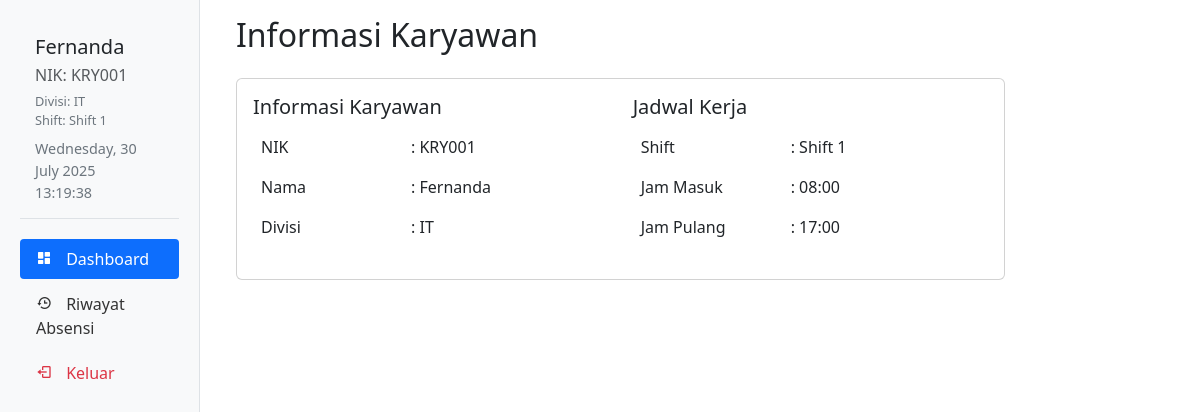
Page /ABSENSIKARYAWAN/karyawan/dashboard.php (signed in) on the committed database.
### tables this page shows
CREATE TABLE `users` (
  `id` int NOT NULL,
  `nik` varchar(20) NOT NULL,
  `nama` varchar(100) NOT NULL,
  `email` varchar(100) NOT NULL,
  `password` varchar(255) NOT NULL,
  `divisi_id` int DEFAULT NULL,
  `role` enum('admin','karyawan') NOT NULL,
  `jam_kerja_id` int DEFAULT NULL
);

CREATE TABLE `divisi` (
  `id` int NOT NULL,
  `nama_divisi` varchar(100) NOT NULL
);

CREATE TABLE `jam_kerja` (
  `id` int NOT NULL,
  `nama_shift` varchar(50) NOT NULL,
  `jam_masuk` time NOT NULL,
  `jam_pulang` time NOT NULL
);

### ABSENSIKARYAWAN/config/database.php (called while the page is built, shortened)
<?php
$host = 'localhost';
$username = 'root';
$password = '';
$database = 'db_absensi';
$conn = mysqli_connect($host, $username, $password, $database);
function query($sql) {
    global $conn;
    $result = mysqli_query($conn, $sql);
    return $result;
}
?>

### ABSENSIKARYAWAN/karyawan/dashboard.php (the view, shortened to what this page needs)
<?php
require_once '../config/database.php';
$user_id = $_SESSION['user_id'];
$query_user = "SELECT u.*, d.nama_divisi, j.nama_shift, j.jam_masuk, j.jam_pulang
               FROM users u
               JOIN divisi d ON u.divisi_id = d.id
               JOIN jam_kerja j ON u.jam_kerja_id = j.id
               WHERE u.id = $user_id";
$result_user = query($query_user);
$user = mysqli_fetch_assoc($result_user);
?>
<?php include '../includes/header_karyawan.php'; ?>
<div class="col-md-9 col-lg-10 py-3">
    <div class="container">
        <h2 class="mb-4">Informasi Karyawan</h2>
        <div class="card mb-4">
            <div class="card-body">
                <div class="row">
                    <div class="col-md-6">
                        <h5 class="card-title">Informasi Karyawan</h5>
                        <table class="table table-borderless">
                            <tr>
                                <td width="150">NIK</td>
                                <td>: <?= $user['nik'] ?></td>
                            </tr>
                            <tr>
                                <td>Nama</td>
                                <td>: <?= $user['nama'] ?></td>
                            </tr>
                            <tr>
                                <td>Divisi</td>
                                <td>: <?= $user['nama_divisi'] ?></td>
                            </tr>
                        </table>
                    </div>
                    <div class="col-md-6">
                        <h5 class="card-title">Jadwal Kerja</h5>
                        <table class="table table-borderless">
                            <tr>
                                <td width="150">Shift</td>
                                <td>: <?= $user['nama_shift'] ?></td>
                            </tr>
                            <tr>
                                <td>Jam Masuk</td>
                                <td>: <?= date('H:i', strtotime($user['jam_masuk'])) ?></td>
                            </tr>
                            <tr>
                                <td>Jam Pulang</td>
                                <td>: <?= date('H:i', strtotime($user['jam_pulang'])) ?></td>
                            </tr>
                        </table>
                    </div>
                </div>
            </div>
        </div>
            </div>
        </div>
    </div>
</div>

### ABSENSIKARYAWAN/includes/header_karyawan.php (shortened to what this page needs)
<?php
$user_id = $_SESSION['user_id'];
$query = "SELECT u.*, d.nama_divisi, j.nama_shift
          FROM users u
          LEFT JOIN divisi d ON u.divisi_id = d.id
          LEFT JOIN jam_kerja j ON u.jam_kerja_id = j.id
          WHERE u.id = $user_id";
$result = mysqli_query($conn, $query);
$user_data = mysqli_fetch_assoc($result);
?>
<!DOCTYPE html>
<html lang="en">
<head>
    <link href="https://cdn.jsdelivr.net/npm/bootstrap@5.3.0/dist/css/bootstrap.min.css" rel="stylesheet">
    <link href='https://unpkg.com/boxicons@2.1.4/css/boxicons.min.css' rel='stylesheet'>
</head>
<body>
<div class="container-fluid">
    <div class="row">
        <div class="col-md-3 col-lg-2 px-0">
            <div class="sidebar">
                <div class="user-info">
                    <h5 class="mb-1"><?= htmlspecialchars($user_data['nama']) ?></h5>
                    <p class="mb-0 text-muted">NIK: <?= htmlspecialchars($user_data['nik']) ?></p>
                    <div class="divisi-info">
                        <p class="mb-0">Divisi: <?= htmlspecialchars($user_data['nama_divisi']) ?></p>
                        <p class="mb-0">Shift: <?= htmlspecialchars($user_data['nama_shift']) ?></p>
                    </div>
                    <small class="current-time d-block mt-2">
                        <?= date('l, d F Y') ?><br>
                        <span id="current-time"></span>
                    </small>
                </div>
                <nav class="nav flex-column">
                    <a class="nav-link <?= str_contains($_SERVER['PHP_SELF'], 'dashboard.php') ? 'active' : '' ?>"
                       href="dashboard.php">
                        <i class='bx bxs-dashboard'></i> Dashboard
                    </a>
                    <a class="nav-link <?= str_contains($_SERVER['PHP_SELF'], 'riwayat.php') ? 'active' : '' ?>"
                       href="riwayat.php">
                        <i class='bx bx-history'></i> Riwayat Absensi
                    </a>
                    <a class="nav-link text-danger" href="../logout.php"
                       onclick="return confirm('Apakah Anda yakin ingin keluar?')">
                        <i class='bx bx-log-out'></i> Keluar
                    </a>
                </nav>
            </div>
        </div>
        <main class="col-md-9 col-lg-10 ms-sm-auto px-md-4">

### ABSENSIKARYAWAN/includes/header_karyawan.php (style rules this page uses)
.sidebar { min-height: 100vh; background: #f8f9fa; padding: 20px; border-right: 1px solid #dee2e6; }
.sidebar .nav-link { color: #333; padding: 8px 16px; margin-bottom: 5px; border-radius: 4px; }
.sidebar .nav-link.active { background: #0d6efd; color: white; }
.sidebar .nav-link i { margin-right: 10px; }
.user-info { padding: 15px; margin-bottom: 20px; border-bottom: 1px solid #dee2e6; }
.current-time { font-size: 0.9rem; color: #6c757d; }
.divisi-info { font-size: 0.8rem; color: #6c757d; margin-top: 5px; }

### rows in the picture
users: nama "Fernanda", nik "KRY001", divisi.nama_divisi "IT", jam_kerja.nama_shift "Shift 1", jam_kerja.jam_masuk "08:00", jam_kerja.jam_pulang "17:00"
